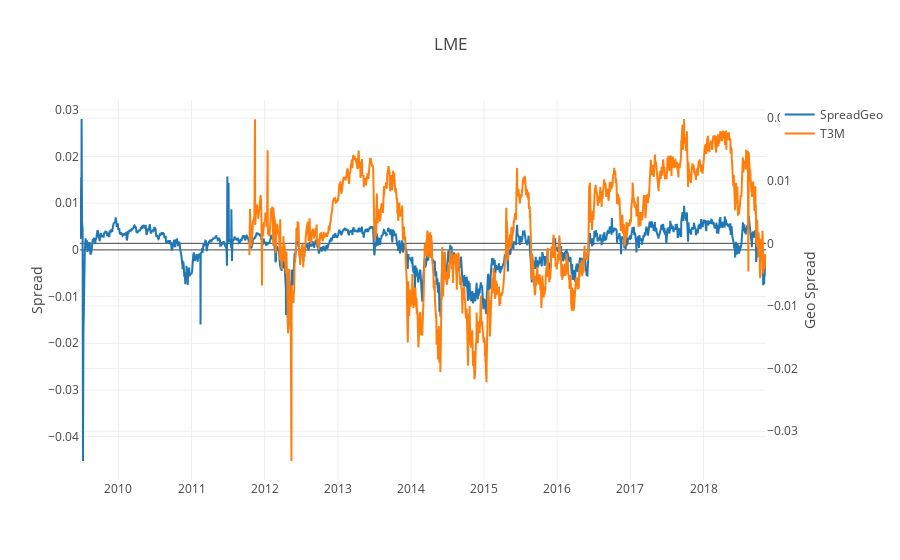

Here is the notebook cell this chart was saved with:
### Code cell
df = pd.read_pickle('data/CMCUc-fc-spread')
df_3m = pd.read_pickle('data/CMCU3M-spread')

iplot(go.Figure(data=[go.Scatter(x=df_3m.index, y=df_3m.SpreadGeo, name='SpreadGeo'),
                      go.Scatter(x=df.index, y=df[11], yaxis='y2', name='T3M'),],
                layout=go.Layout(
                    title='LME', 
                    yaxis=dict(title='Spread'), 
                    yaxis2=dict(title='Geo Spread', overlaying='y', side='right'))))

### Figure 1 — Plotly figure (JSON) as saved in the notebook; plotly's stock layout.template omitted (floating-point values rounded to 4 significant figures; data arrays with more than 128 entries replaced by an {"elided": "..."} marker saying what was removed)
{"data": [{"name": "SpreadGeo", "type": "scatter", "uid": "91cd46e4-e4d3-11e8-9404-784f43970ddb", "x": {"elided": "2374 str values"}, "y": {"elided": "2374 float values"}}, {"name": "T3M", "type": "scatter", "uid": "91cd4934-e4d3-11e8-a71a-784f43970ddb", "x": {"elided": "1791 str values"}, "y": {"elided": "1791 float values"}, "yaxis": "y2"}], "layout": {"autosize": true, "title": "LME", "xaxis": {"autorange": true, "range": ["2009-06-23", "2018-11-09"], "type": "date"}, "yaxis": {"autorange": true, "range": [-0.04928, 0.03211], "title": "Spread", "type": "linear"}, "yaxis2": {"autorange": true, "overlaying": "y", "range": [-0.0378, 0.02289], "side": "right", "title": "Geo Spread", "type": "linear"}}}
